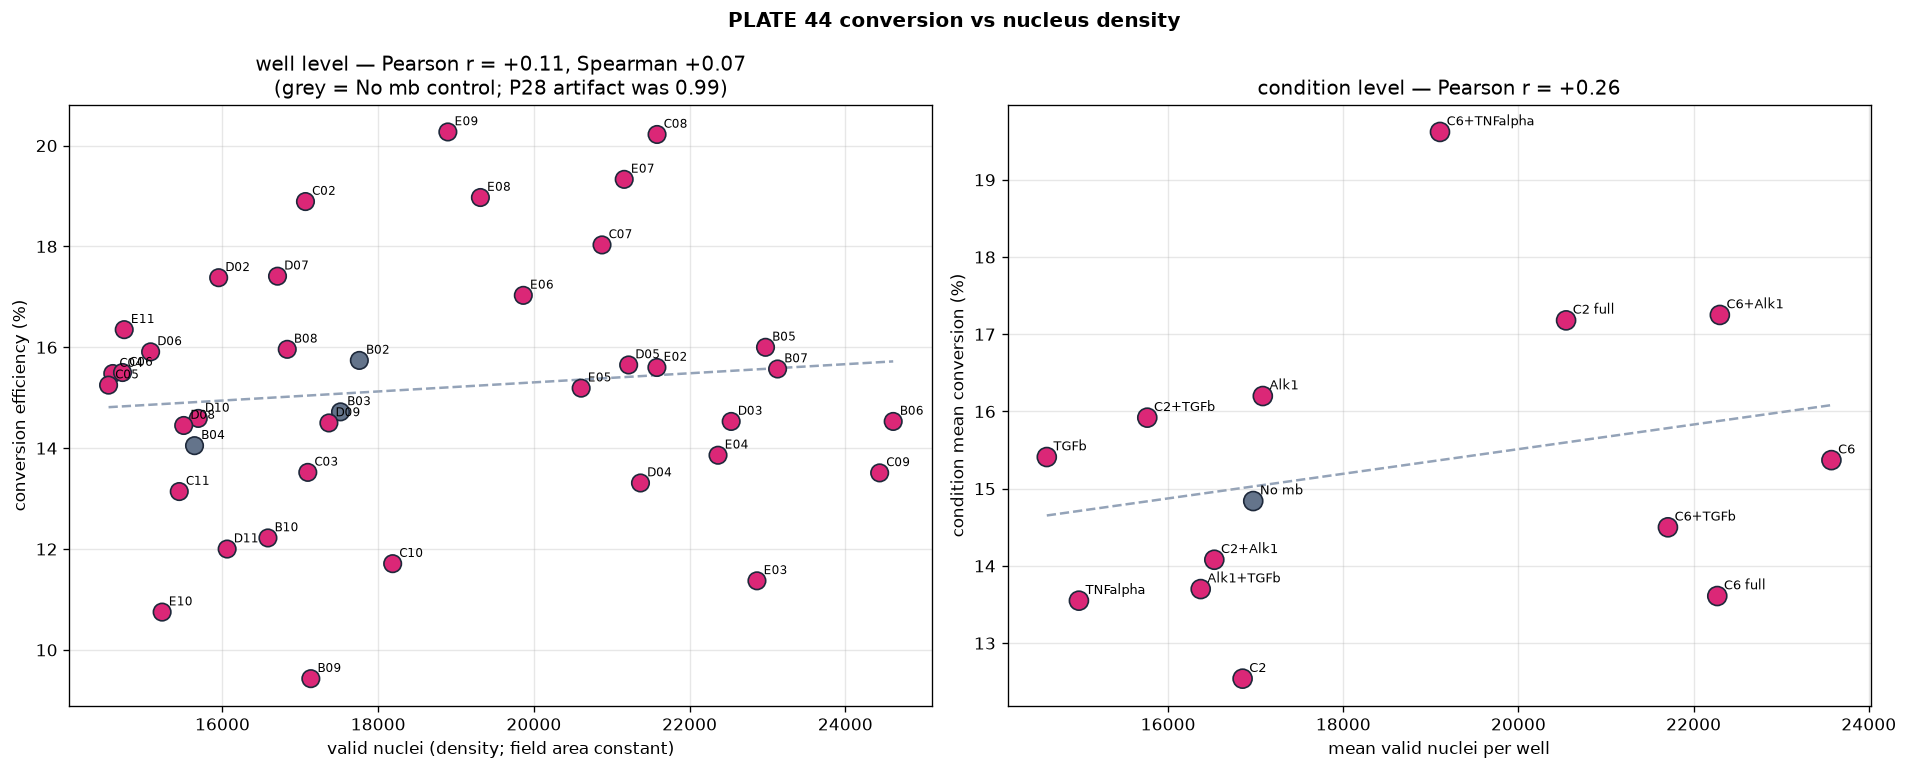

Recreate this plot in Python.
"""PLATE 44 QC: is the conversion ranking driven by real Desmin, or by nucleus
density (the confound that invalidated P28)? Direct analogue of
`New_Quantif_P32/density_confound.py`, reading this plate's `visualize_final.json`.

Low |r| = density is not driving the result (trust it); high |r| (P28 was 0.99)
= the ranking is a density artifact.

PLATE 44 has replicate wells, so the correlation is reported BOTH at well level
(the P32-comparable number) and at condition level, because averaging replicates
changes the effective sample and either could mislead alone.

Run from Conversion_Efficiency/:
    cpenv/Scripts/python.exe New_Quantif_P44/density_confound.py
"""
from __future__ import annotations
import json
import os
import sys

import numpy as np
from scipy.stats import pearsonr, spearmanr
import matplotlib
matplotlib.use("Agg")
import matplotlib.pyplot as plt  # noqa: E402

HERE = os.path.dirname(os.path.abspath(__file__))
sys.path.insert(0, HERE)
from p44_layout import CONTROL_CONDITION  # noqa: E402


def main() -> int:
    vf = json.load(open(os.path.join(HERE, "visualize_final.json")))
    pw, pc = vf["per_well"], vf["per_condition"]

    keep = {w: r for w, r in pw.items() if not r["technical_failure"]}
    dens = np.array([r["valid"] for r in keep.values()], dtype=float)
    conv = np.array([r["conversion_pct"] for r in keep.values()])
    labs = [r["well_id"] for r in keep.values()]
    is_ctrl = [r["condition"] == CONTROL_CONDITION for r in keep.values()]

    rp, pv = pearsonr(dens, conv)
    rs = spearmanr(dens, conv)[0]
    print(f"P44 well-level  Pearson r(density, conversion)  = {rp:+.3f} "
          f"(p={pv:.3g}, n={dens.size})")
    print(f"P44 well-level  Spearman r(density, conversion) = {rs:+.3f}")

    cd, cc, cl = [], [], []
    for c, r in pc.items():
        vals = [pw[w]["valid"] for w in pw
                if pw[w]["condition"] == c and not pw[w]["technical_failure"]]
        cd.append(float(np.mean(vals)))
        cc.append(r["mean_pct"])
        cl.append(c)
    cd, cc = np.array(cd), np.array(cc)
    rpc = pearsonr(cd, cc)[0]
    print(f"P44 condition-level Pearson r = {rpc:+.3f} (n={cd.size})")
    print("(P28 was r=0.99/1.00 = pure density artifact; P23 0.61; P32 0.34; "
          "P9 ~0.00)")

    fig, ax = plt.subplots(1, 2, figsize=(16, 6.5))
    cols = ["#64748b" if c else "#db2777" for c in is_ctrl]
    ax[0].scatter(dens, conv, c=cols, s=110, edgecolor="#1e293b", zorder=3)
    for x, y, l in zip(dens, conv, labs):
        ax[0].annotate(l, (x, y), fontsize=7, xytext=(4, 4),
                       textcoords="offset points")
    m, b = np.polyfit(dens, conv, 1)
    xs = np.array([dens.min(), dens.max()])
    ax[0].plot(xs, m * xs + b, "--", color="#94a3b8", zorder=1)
    ax[0].set_xlabel("valid nuclei (density; field area constant)")
    ax[0].set_ylabel("conversion efficiency (%)")
    ax[0].set_title(f"well level — Pearson r = {rp:+.2f}, Spearman {rs:+.2f}\n"
                    f"(grey = {CONTROL_CONDITION} control; P28 artifact was 0.99)")
    ax[0].grid(alpha=0.3)

    ccols = ["#64748b" if c == CONTROL_CONDITION else "#db2777" for c in cl]
    ax[1].scatter(cd, cc, c=ccols, s=130, edgecolor="#1e293b", zorder=3)
    for x, y, l in zip(cd, cc, cl):
        ax[1].annotate(l, (x, y), fontsize=7.5, xytext=(4, 4),
                       textcoords="offset points")
    m2, b2 = np.polyfit(cd, cc, 1)
    xs2 = np.array([cd.min(), cd.max()])
    ax[1].plot(xs2, m2 * xs2 + b2, "--", color="#94a3b8", zorder=1)
    ax[1].set_xlabel("mean valid nuclei per well")
    ax[1].set_ylabel("condition mean conversion (%)")
    ax[1].set_title(f"condition level — Pearson r = {rpc:+.2f}")
    ax[1].grid(alpha=0.3)

    fig.suptitle("PLATE 44 conversion vs nucleus density", fontweight="bold")
    fig.tight_layout()
    fig.savefig(os.path.join(HERE, "density_confound.png"), dpi=120,
                bbox_inches="tight", facecolor="white")
    with open(os.path.join(HERE, "density_confound.json"), "w") as fh:
        json.dump({"plate": "PLATE_44",
                   "well_level": {"pearson_r": round(float(rp), 3),
                                  "pearson_p": float(pv),
                                  "spearman_r": round(float(rs), 3),
                                  "n": int(dens.size)},
                   "condition_level": {"pearson_r": round(float(rpc), 3),
                                       "n": int(cd.size)},
                   "reference": {"P28": 0.99, "P23": 0.61, "P32": 0.34,
                                 "P9": 0.0}}, fh, indent=2)
    print("-> density_confound.png / .json")
    return 0


if __name__ == "__main__":
    raise SystemExit(main())
